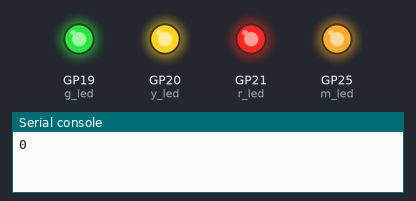
Bench run of a program on a simulated Raspberry Pi Pico running MicroPython. Parts: output pins drawn as LEDs (lit = HIGH), the last lines printed to the serial console.

Above: at 0.2 s.
At 1.7 s:
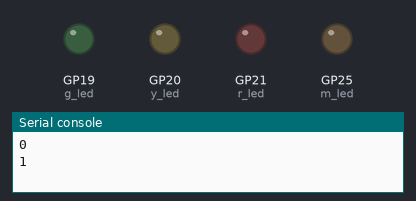
Timing chart, 0 to 3.0 s (numbered marks = the images above):
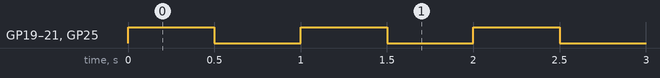

Measured:
- by itself, GP19 (g_led), GP20 (y_led), GP21 (r_led), GP25 (m_led): alternates HIGH for 0.50 s and LOW for 0.50 s

The program:

fan_OK_leds.py
```python
from machine import Pin
from time import sleep
m_led = Pin(25, Pin.OUT)
g_led = Pin(19, Pin.OUT)
y_led = Pin(20, Pin.OUT)
r_led = Pin(21, Pin.OUT)


def main():
    i = 0;

    while True:
        print(i)
        m_led.value(1)
        r_led.value(1)
        y_led.value(1)
        g_led.value(1)
        sleep(0.5)
        m_led.value(0)
        r_led.value(0)
        y_led.value(0)
        g_led.value(0)
        sleep(0.5)
        i += 1


if __name__ == "__main__":
    main()
```
